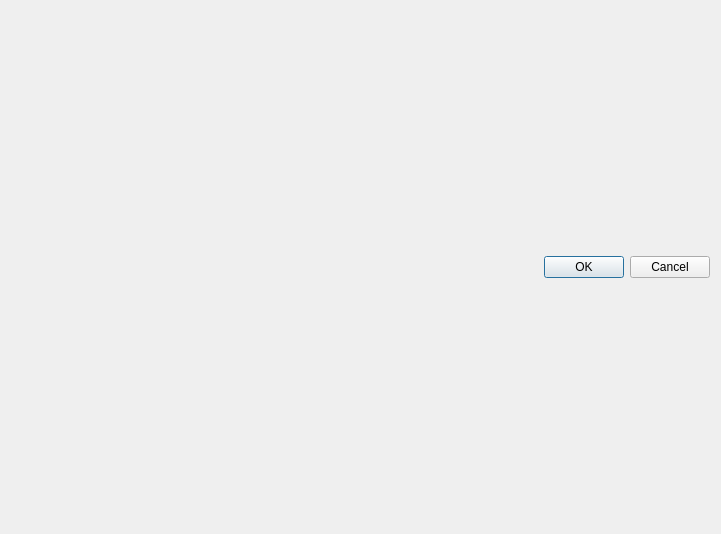
<?xml version="1.0" encoding="UTF-8"?>
<ui version="4.0">
 <class>Dialog</class>
 <widget class="QDialog" name="Dialog">
  <property name="geometry">
   <rect>
    <x>0</x>
    <y>0</y>
    <width>721</width>
    <height>534</height>
   </rect>
  </property>
  <property name="windowTitle">
   <string>Dialog</string>
  </property>
  <layout class="QVBoxLayout" name="verticalLayout">
   <item>
    <layout class="QVBoxLayout" name="result_layout"/>
   </item>
   <item>
    <widget class="QDialogButtonBox" name="buttonBox">
     <property name="orientation">
      <enum>Qt::Horizontal</enum>
     </property>
     <property name="standardButtons">
      <set>QDialogButtonBox::Cancel|QDialogButtonBox::Ok</set>
     </property>
    </widget>
   </item>
  </layout>
 </widget>
 <resources/>
 <connections>
  <connection>
   <sender>buttonBox</sender>
   <signal>accepted()</signal>
   <receiver>Dialog</receiver>
   <slot>accept()</slot>
   <hints>
    <hint type="sourcelabel">
     <x>248</x>
     <y>254</y>
    </hint>
    <hint type="destinationlabel">
     <x>157</x>
     <y>274</y>
    </hint>
   </hints>
  </connection>
  <connection>
   <sender>buttonBox</sender>
   <signal>rejected()</signal>
   <receiver>Dialog</receiver>
   <slot>reject()</slot>
   <hints>
    <hint type="sourcelabel">
     <x>316</x>
     <y>260</y>
    </hint>
    <hint type="destinationlabel">
     <x>286</x>
     <y>274</y>
    </hint>
   </hints>
  </connection>
 </connections>
</ui>
